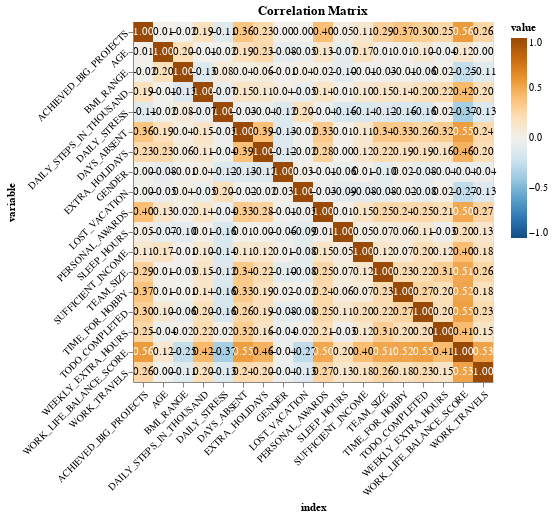

Notebook code for this chart:
### Code cell
# Print the correlation matrix
print("\nCorrelation Matrix:")
print(correlation_matrix.to_markdown(numalign="left", stralign="left"))

# Create a heatmap to visualize the correlations
correlation_matrix_long = correlation_matrix.reset_index().melt(id_vars='index')
base = alt.Chart(correlation_matrix_long,title = "Correlation Matrix").encode(
    x=alt.X('index:O', axis=alt.Axis(labelAngle=-45)),
    y=alt.Y('variable:O', axis=alt.Axis(labelAngle=-45)),
    color=alt.Color('value:Q', scale=alt.Scale(scheme='blueorange',domain=[-1, 1])),
    tooltip=['index', 'variable', 'value']
)

# Add text labels to the heatmap
text = base.mark_text(baseline='middle').encode(
    text=alt.Text('value:Q', format='.2f'),
    color=alt.condition(
        alt.datum.value < 0.5,
        alt.value('black'),
        alt.value('white')
    )
)

# Combine the heatmap and text layers
heatmap_chart = base.mark_rect().encode(
) + text

# Save the chart
heatmap_chart.save('correlation_heatmap.json')

# 31. Show the chart
heatmap_chart.show()

### Figure 1 — Vega-Lite specification as saved in the notebook (floating-point values rounded to 4 significant figures; data arrays with more than 128 entries replaced by an {"elided": "..."} marker saying what was removed)
{"config": {"view": {"continuousWidth": 300, "continuousHeight": 300}}, "layer": [{"mark": {"type": "rect"}, "encoding": {"color": {"field": "value", "scale": {"domain": [-1, 1], "scheme": "blueorange"}, "type": "quantitative"}, "tooltip": [{"field": "index", "type": "nominal"}, {"field": "variable", "type": "nominal"}, {"field": "value", "type": "quantitative"}], "x": {"axis": {"labelAngle": -45}, "field": "index", "type": "ordinal"}, "y": {"axis": {"labelAngle": -45}, "field": "variable", "type": "ordinal"}}, "title": "Correlation Matrix"}, {"mark": {"type": "text", "baseline": "middle"}, "encoding": {"color": {"condition": {"test": "(datum.value < 0.5)", "value": "black"}, "value": "white"}, "text": {"field": "value", "format": ".2f", "type": "quantitative"}, "tooltip": [{"field": "index", "type": "nominal"}, {"field": "variable", "type": "nominal"}, {"field": "value", "type": "quantitative"}], "x": {"axis": {"labelAngle": -45}, "field": "index", "type": "ordinal"}, "y": {"axis": {"labelAngle": -45}, "field": "variable", "type": "ordinal"}}, "title": "Correlation Matrix"}], "data": {"name": "data-2ead6240c1e0262147a0d7c96cf1b59d"}, "$schema": "https://vega.github.io/schema/vega-lite/v5.17.0.json", "datasets": {"data-2ead6240c1e0262147a0d7c96cf1b59d": {"elided": "324 records"}}}
